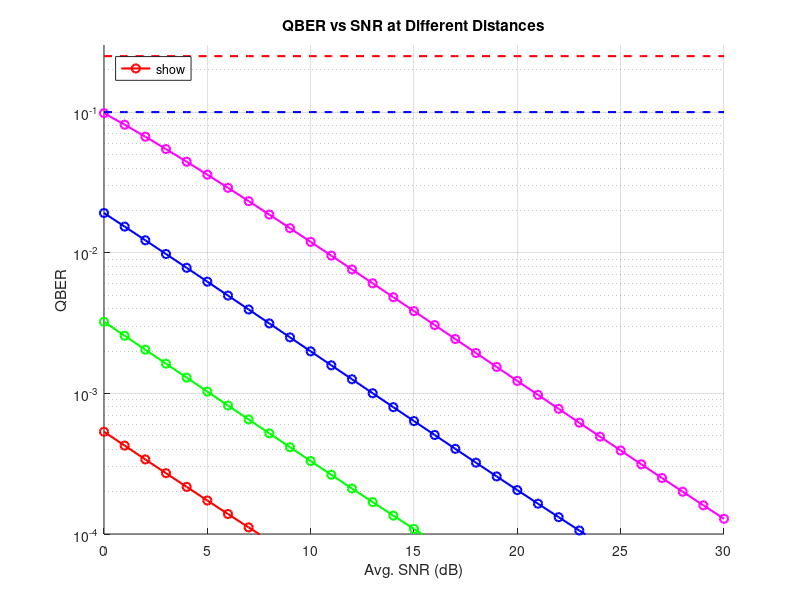
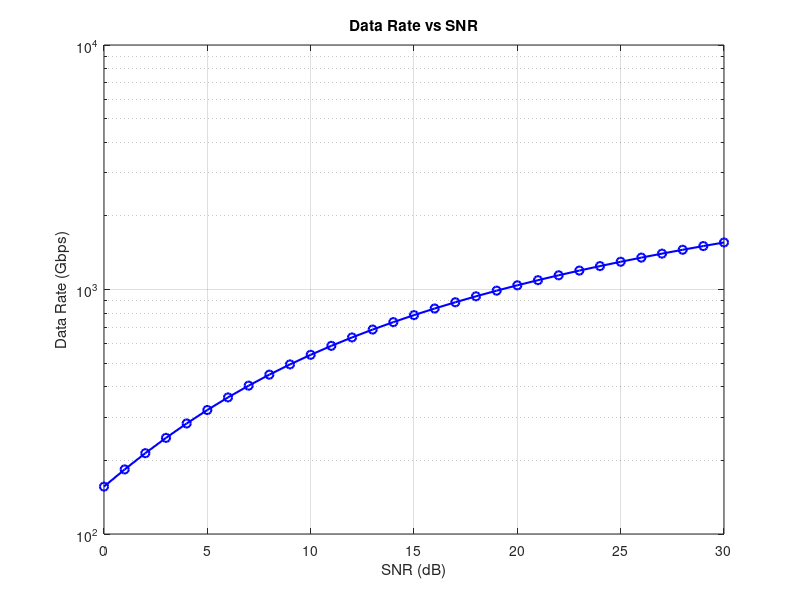

The MATLAB script that drew these images, in order:
clc; close all; clear;

% Parameters
K3 = 10^-14; % Turbulence strength
lambda = 480e-9; % Wavelength in meters

R_d = 0.0125;
A = 30 * 10^-4; % Convert from cm^2 to m^2
delta_t_prime = 200 * 10^-15; % Convert ps to s
delta_t = 35 * 10^-9; % Convert ns to s
delta_lambda = 0.12 * 10^-9; % Convert nm to m
phi = 26 * (pi/180); % Convert degrees to radians
omega = 2*pi*(1 - cos(phi));
h = 6.626 * (10^-34); % Planck's constant
c = 3 * 10^8; % Speed of light
I_dc = 30; % Dark current in Hz    
u = 0.5; % Photon no. per pulse
eta = 0.3; % Quantum efficiency
x_c = 0.075; % Attenuation coefficient (m^-1)
L=1000;

%  depth in meters
distances = [40, 60, 80, 100];

% Wind speed (fixed)
wind_speed = 10; % Wind speed in m/s

% SNR range in dB
snrdB = 0:30;
snr = 10.^(snrdB ./ 10);

% Background radiation power reaching detector
p_s = (R_d * A * delta_t_prime * lambda * delta_lambda * omega) / (4 * h * c * delta_t);

% Initialize QBER matrix
QBER_values = zeros(length(distances), length(snrdB));

% Loop over different distances
for d = 1:length(distances)
    r = distances(d);
    
    % Turbulence effect
    sigmar2 = 37.3 * K3 * ((2 * pi / lambda)^(7/6)) * (L^(11/6));
    sigma2 = exp(((0.49 * sigmar2) / ((1 + 1.11 * sigmar2^(12/5))^(7/6))) + ((0.51 * sigmar2) / ((1 + 0.69 * sigmar2^(12/5))^(5/6)))) - 1;
    
    % Generate random values of beta
    rand_vals = 2 * pi * rand(1, 1);
    beta_vals = atan(sqrt(-sigma2 * log(rand_vals))) * (pi/180); % Calculate beta
    
    % Determine theta_1 range
    theta_min = abs(beta_vals - phi);
    theta_max = beta_vals + phi;
    theta_1 = (theta_min + (theta_max - theta_min) .* rand_vals); % Random distribution
    
    % Fresnel transmission coefficients
    theta_2 = asin((1.0 * sin(theta_1) / 1.33));
    t_p = (2 * sin(theta_2) .* cos(theta_1)) ./ (sin(theta_1 + theta_2) .* cos(theta_1 - theta_2));
    t_s = (2 * sin(theta_2) .* cos(theta_1)) ./ (sin(theta_1 + theta_2));
    
    % Photon deviation angle
    theta_dev = abs((atan(t_p ./ t_s)) - (pi / 4));
    
    % Quantum efficiency based on photon deviation angle
    eta_p = (sin(theta_dev)).^2;
    
    % Modify attenuation coefficient based on wind speed
    attenuation_factor = 1.2 + (wind_speed / 1000);
    modified_x_c = x_c * attenuation_factor;
    N_modified = (u * eta / (4 * delta_t)) * exp(-modified_x_c .* r);
    
    % Compute QBER for each SNR value
    for j = 1:length(snrdB)
        snr_linear = snr(j);
        received_signal = snr_linear * (N_modified);
        
        QBER_values(d, j) = ((received_signal * eta_p) + I_dc + p_s) ./ ...
                            ((2 * received_signal) + (2 * I_dc) + (2 * p_s));
    end
end

% Define QBER thresholds
threshold_simple_attack = 0.25; % QBER <= 25%
threshold_quantum_attack = 0.10; % QBER <= 10%

% Plot QBER vs SNR
figure;
hold on;
colors = {'r', 'g', 'b', 'm'}; % Colors for different distances

% Plot QBER for each distance
for d = 1:length(distances)
    semilogy(snrdB, QBER_values(d, :), strcat(colors{d}, 'o-'), 'LineWidth', 1.5, ...
             'DisplayName', sprintf('L = %d m', distances(d)));
end

% Add attack thresholds
plot(snrdB, threshold_simple_attack * ones(size(snrdB)), 'r--', 'LineWidth', 1.5, 'DisplayName', 'Simple Attack Threshold (25%)');
plot(snrdB, threshold_quantum_attack * ones(size(snrdB)), 'b--', 'LineWidth', 1.5, 'DisplayName', 'Quantum Attack Threshold (10%)');

% Axis labels and legend
xlabel('Avg. SNR (dB)');
ylabel('QBER');
title('QBER vs SNR at Different Distances');
legend('show', 'Location', 'northwest');
grid on;
ylim([1e-4 0.3]); % Adjust Y-axis for better scaling
hold off;




% Compute Bandwidth (Hz)
B = (c * delta_lambda) / (lambda^2); % 156.25 GHz

% Compute Data Rate for different SNR values
data_rate = B * log2(1 + snr); % Shannon capacity in bps



% Plot Data Rate vs SNR
figure;
semilogy(snrdB, data_rate / 1e9, 'b-o', 'LineWidth', 1.5); % Convert to Gbps
xlabel('SNR (dB)');
ylabel('Data Rate (Gbps)');
title('Data Rate vs SNR');
grid on;
